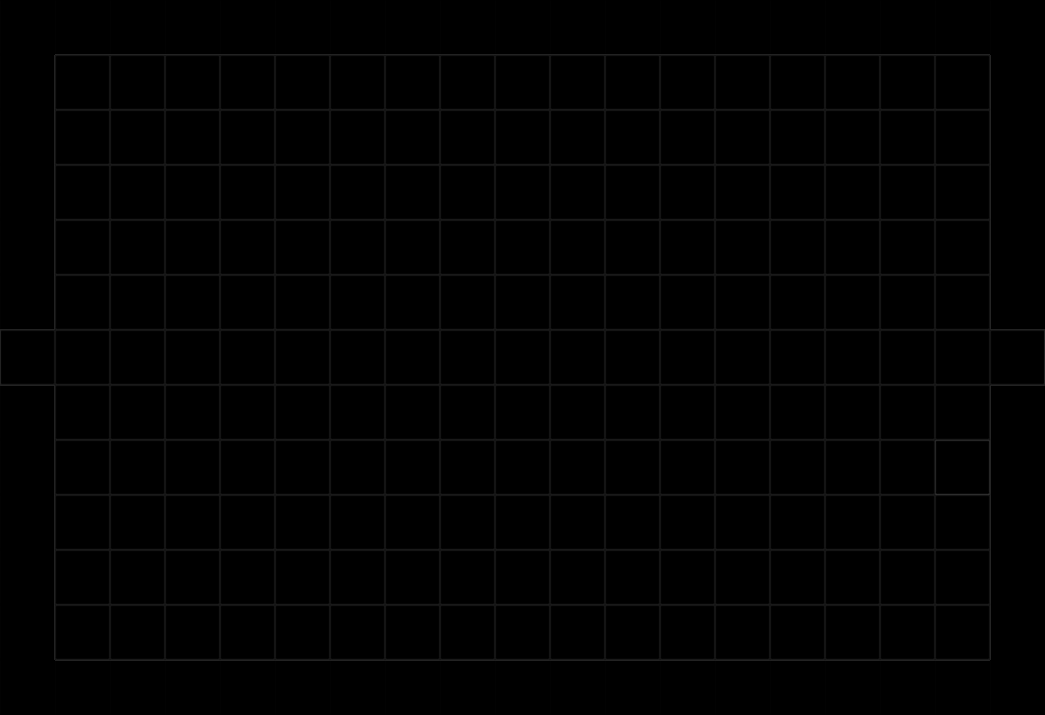

This is a level from a 2D game, rendered from its Tiled map with the project's own tilesets. A one-line summary and the map file follow, with tile-layer data summarised:
An orthogonal 19x13 tile map with 55x55 px tiles, 6 tile layers (GRIDINGTON, Background, Tile Layer 6, Towers, ...) and 189 objects (A1, A2, A3, A4, A5, ...).

<map version="1.0" orientation="orthogonal" width="19" height="13" tilewidth="55" tileheight="55">
 <tileset firstgid="1" name="textures" tilewidth="55" tileheight="55">
  <image source="texturesIpad.png" width="165" height="1650" />
  <tile id="1">
   <properties>
    <property name="Wall" value="1" />
   </properties>
  </tile>
  <tile id="3">
   <properties>
    <property name="Wall" value="1" />
   </properties>
  </tile>
  <tile id="4">
   <properties>
    <property name="Wall" value="1" />
   </properties>
  </tile>
  <tile id="6">
   <properties>
    <property name="Wall" value="1" />
   </properties>
  </tile>
 </tileset>
 <layer name="GRIDINGTON" width="19" height="13">
  <data>[247 cells, 189 non-empty, 1 distinct tile ids]</data>
 </layer>
 <layer name="Background" width="19" height="13">
  <data>[247 cells, 58 non-empty, 6 distinct tile ids]</data>
 </layer>
 <layer name="Tile Layer 6" width="19" height="13">
  <data>[247 cells, 4 non-empty, 3 distinct tile ids]</data>
 </layer>
 <layer name="Towers" width="19" height="13">
  <data>[247 cells, 58 non-empty, 1 distinct tile ids]</data>
 </layer>
 <layer name="Towers2" width="19" height="13">
  <data>[247 cells, 1 non-empty, 1 distinct tile ids]</data>
 </layer>
 <objectgroup name="towerpoints" width="19" height="13" visible="0">
  <object name="A1" x="83" y="83" />
  <object name="A2" x="83" y="138" />
  <object name="A3" x="83" y="193" />
  <object name="A4" x="83" y="248" />
  <object name="A5" x="83" y="303" />
  <object name="A6" x="83" y="358" />
  <object name="A7" x="83" y="413" />
  <object name="A8" x="83" y="468" />
  <object name="A9" x="83" y="523" />
  <object name="A10" x="83" y="578" />
  <object name="A11" x="83" y="633" />
  <object name="B1" x="138" y="83" />
  <object name="B2" x="138" y="138" />
  <object name="B3" x="138" y="193" />
  <object name="B4" x="138" y="248" />
  <object name="B5" x="138" y="303" />
  <object name="B6" x="138" y="358" />
  <object name="B7" x="138" y="413" />
  <object name="B8" x="138" y="468" />
  <object name="B9" x="138" y="523" />
  <object name="B10" x="138" y="578" />
  <object name="B11" x="138" y="633" />
  <object name="C1" x="193" y="83" />
  <object name="C2" x="193" y="138" />
  <object name="C3" x="193" y="193" />
  <object name="C4" x="193" y="248" />
  <object name="C5" x="193" y="303" />
  <object name="C6" x="193" y="358" />
  <object name="C7" x="193" y="413" />
  <object name="C8" x="193" y="468" />
  <object name="C9" x="193" y="523" />
  <object name="C10" x="193" y="578" />
  <object name="C11" x="193" y="633" />
  <object name="D1" x="248" y="83" />
  <object name="D2" x="248" y="138" />
  <object name="D3" x="248" y="193" />
  <object name="D4" x="248" y="248" />
  <object name="D5" x="248" y="303" />
  <object name="D6" x="248" y="358" />
  <object name="D7" x="248" y="413" />
  <object name="D8" x="248" y="468" />
  <object name="D9" x="248" y="523" />
  <object name="D10" x="248" y="578" />
  <object name="D11" x="248" y="633" />
  <object name="E1" x="303" y="83" />
  <object name="E2" x="303" y="138" />
  <object name="E3" x="303" y="193" />
  <object name="E4" x="303" y="248" />
  <object name="E5" x="303" y="303" />
  <object name="E6" x="303" y="358" />
  <object name="E7" x="303" y="413" />
  <object name="E8" x="303" y="468" />
  <object name="E9" x="303" y="523" />
  <object name="E10" x="303" y="578" />
  <object name="E11" x="303" y="633" />
  <object name="F1" x="358" y="83" />
  <object name="F2" x="358" y="138" />
  <object name="F3" x="358" y="193" />
  <object name="F4" x="358" y="248" />
  <object name="F5" x="358" y="303" />
  <object name="F6" x="358" y="358" />
  <object name="F7" x="358" y="413" />
  <object name="F8" x="358" y="468" />
  <object name="F9" x="358" y="523" />
  <object name="F10" x="358" y="578" />
  <object name="F11" x="358" y="633" />
  <object name="G1" x="413" y="83" />
  <object name="G2" x="413" y="138" />
  <object name="G3" x="413" y="193" />
  <object name="G4" x="413" y="248" />
  <object name="G5" x="413" y="303" />
  <object name="G6" x="413" y="358" />
  <object name="G7" x="413" y="413" />
  <object name="G8" x="413" y="468" />
  <object name="G9" x="413" y="523" />
  <object name="G10" x="413" y="578" />
  <object name="G11" x="413" y="633" />
  <object name="H1" x="468" y="83" />
  <object name="H2" x="468" y="138" />
  <object name="H3" x="468" y="193" />
  <object name="H4" x="468" y="248" />
  <object name="H5" x="468" y="303" />
  <object name="H6" x="468" y="358" />
  <object name="H7" x="468" y="413" />
  <object name="H8" x="468" y="468" />
  <object name="H9" x="468" y="523" />
  <object name="H10" x="468" y="578" />
  <object name="H11" x="468" y="633" />
  <object name="I1" x="523" y="83" />
  <object name="I2" x="523" y="138" />
  <object name="I3" x="523" y="193" />
  <object name="I4" x="523" y="248" />
  <object name="I5" x="523" y="303" />
  <object name="I6" x="523" y="358" />
  <object name="I7" x="523" y="413" />
  <object name="I8" x="523" y="468" />
  <object name="I9" x="523" y="523" />
  <object name="I10" x="523" y="578" />
  <object name="I11" x="523" y="633" />
  <object name="J1" x="578" y="83" />
  <object name="J2" x="578" y="138" />
  <object name="J3" x="578" y="193" />
  <object name="J4" x="578" y="248" />
  <object name="J5" x="578" y="303" />
  <object name="J6" x="578" y="358" />
  <object name="J7" x="578" y="413" />
  <object name="J8" x="578" y="468" />
  <object name="J9" x="578" y="523" />
  <object name="J10" x="578" y="578" />
  <object name="J11" x="578" y="633" />
  <object name="K1" x="633" y="83" />
  <object name="K2" x="633" y="138" />
  <object name="K3" x="633" y="193" />
  <object name="K4" x="633" y="248" />
  <object name="K5" x="633" y="303" />
  <object name="K6" x="633" y="358" />
  <object name="K7" x="633" y="413" />
  <object name="K8" x="633" y="468" />
  <object name="K9" x="633" y="523" />
  <object name="K10" x="633" y="578" />
  <object name="K11" x="633" y="633" />
  <object name="L1" x="688" y="83" />
  <object name="L2" x="688" y="138" />
  <object name="L3" x="688" y="193" />
  <object name="L4" x="688" y="248" />
  <object name="L5" x="688" y="303" />
  <object name="L6" x="688" y="358" />
  <object name="L7" x="688" y="413" />
  <object name="L8" x="688" y="468" />
  <object name="L9" x="688" y="523" />
  <object name="L10" x="688" y="578" />
  <object name="L11" x="688" y="633" />
  <object name="M1" x="743" y="83" />
  <object name="M2" x="743" y="138" />
  <object name="M3" x="743" y="193" />
  <object name="M4" x="743" y="248" />
  <object name="M5" x="743" y="303" />
  <object name="M6" x="743" y="358" />
  <object name="M7" x="743" y="413" />
  <object name="M8" x="743" y="468" />
  <object name="M9" x="743" y="523" />
  <object name="M10" x="743" y="578" />
  <object name="M11" x="743" y="633" />
  <object name="N1" x="798" y="83" />
  <object name="N2" x="798" y="138" />
  <object name="N3" x="798" y="193" />
  <object name="N4" x="798" y="248" />
  <object name="N5" x="798" y="303" />
  <object name="N6" x="798" y="358" />
  <object name="N7" x="798" y="413" />
  <object name="N8" x="798" y="468" />
  <object name="N9" x="798" y="523" />
  <object name="N10" x="798" y="578" />
  <object name="N11" x="798" y="633" />
  <object name="O1" x="853" y="83" />
  <object name="O2" x="853" y="138" />
  <object name="O3" x="853" y="193" />
  <object name="O4" x="853" y="248" />
  <object name="O5" x="853" y="303" />
  <object name="O6" x="853" y="358" />
  <object name="O7" x="853" y="413" />
  <object name="O8" x="853" y="468" />
  <object name="O9" x="853" y="523" />
  </objectgroup>
 <objectgroup name="keypoints" width="19" height="13">
  <!-- 2 objects omitted --></objectgroup>
 <layer name="Selection" width="19" height="13">
  <data>[247 cells, 2 non-empty, 2 distinct tile ids]</data>
 </layer>
</map>
<!-- 26 of 189 objects omitted -->
